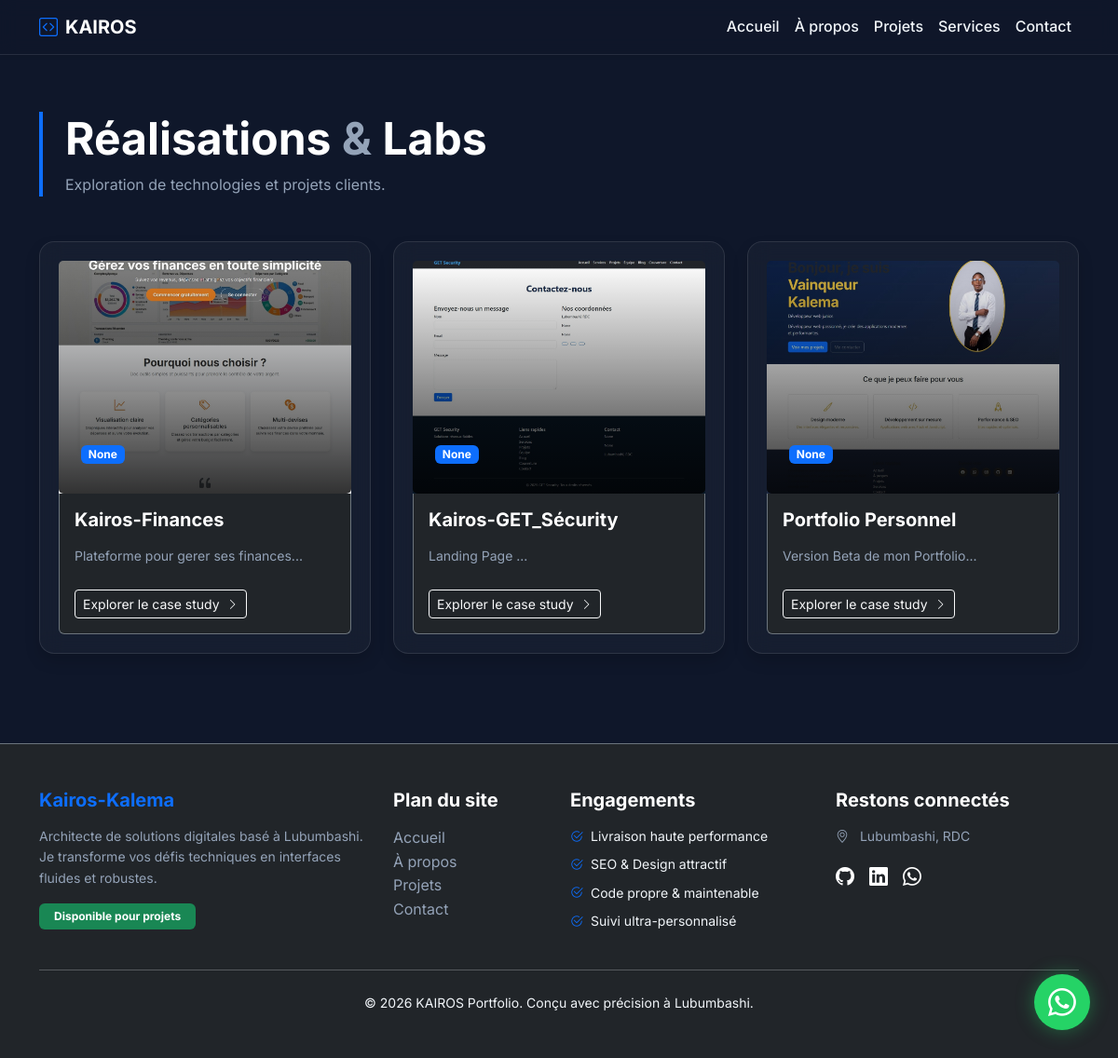
The app's page /projects with its own data.
### app/models.py (models this page shows)
class Project(db.Model):
    id = db.Column(db.Integer, primary_key=True)
    title = db.Column(db.String(100), nullable=False)
    description = db.Column(db.Text)
    image = db.Column(db.String(200))
    client = db.Column(db.String(100))
    source_link = db.Column(db.String(200))
    demo_link = db.Column(db.String(200))
    date = db.Column(db.String(20))
    category = db.Column(db.String(50))

### app/main/routes.py (the view)
@bp.route('/projects')
def projects():
    projects = Project.query.all()
    return render_template('projects.html', projects=projects)

### app/models.py (called while the page is built)
    @classmethod
    def is_maintenance(cls):
        try:
            config = cls.query.filter_by(key='maintenance_mode').first()
            if config:
                return config.value
            return False
        except Exception:
            return False

### app/utils.py (called while the page is built)
def log_visit(endpoint):
    visit = VisitLog(
        page=request.path,
        ip=request.remote_addr,
        user_agent=request.headers.get('User-Agent')
    )
    db.session.add(visit)
    db.session.commit()

### app/templates/projects.html (shortened to what this page needs)
{% extends 'base.html' %}
{% block content %}
<div class="container py-5 fade-up">
    <div class="border-start border-primary border-4 ps-4 mb-5">
        <h1 class="text-white fw-bold display-5">Réalisations <span class="text-muted">&</span> Labs</h1>
        <p class="text-muted mb-0">Exploration de technologies et projets clients.</p>
    </div>
    <div class="row g-4">
        {% for project in projects %}
        <div class="col-md-6 col-lg-4">
            <div class="card bg-dark border-0 h-100 overflow-hidden group shadow">
                <div class="position-relative overflow-hidden">
                    <img src="{{ url_for('static', filename='uploads/' + project.image) if project.image else url_for('static', filename='images/default-project.jpg') }}"
                         class="card-img-top transition-scale" alt="{{ project.title }}" style="height: 250px; object-fit: cover;">
                    <div class="card-img-overlay d-flex align-items-end p-0 bg-gradient-dark">
                        <div class="p-4 w-100">
                             <span class="badge bg-primary mb-2">{{ project.category }}</span>
                        </div>
                    </div>
                </div>
                <div class="card-body bg-dark border border-secondary border-top-0 rounded-bottom">
                    <h5 class="text-white fw-bold mb-3">{{ project.title }}</h5>
                    <p class="text-muted small line-clamp-2">{{ project.description[:120] }}...</p>
                    <a href="{{ url_for('main.project_detail', id=project.id) }}" class="btn btn-outline-light btn-sm mt-2">
                        Explorer le case study <i class="bi bi-chevron-right ms-1 small"></i>
                    </a>
                </div>
            </div>
        </div>
        {% endfor %}
    </div>
</div>
{% endblock %}

### app/static/css/style.css (style rules this page uses)
:root { --primary: #0d6efd; --primary-glow: rgba(13, 110, 253, 0.25); --dark-bg: #0f172a; --card-bg: rgba(255, 255, 255, 0.03); --border-color: rgba(255, 255, 255, 0.1); --text-main: #f1f5f9; --text-muted: #94a3b8; --success: #10b981; }
body { font-family: 'Inter', sans-serif; color: var(--text-main); background-color: var(--dark-bg); overflow-x: hidden; line-height: 1.6; }
p, li, label, span, div:not(.vscode-footer) { color: var(--text-main); }
h1, h2, h3, h4, h5, h6, .h1, .h2, .h3, .h4, .h5, .h6 { color: #ffffff !important; font-weight: 700; }
.text-muted { color: var(--text-muted) !important; }
.card { background: var(--card-bg) !important; backdrop-filter: blur(12px); border: 1px solid var(--border-color) !important; border-radius: 16px; transition: all 0.4s cubic-bezier(0.175, 0.885, 0.32, 1.275); padding: 20px; }

### app/templates/projects.html (style rules this page uses)
.bg-gradient-dark { background: linear-gradient(transparent, rgba(0,0,0,0.8)); }
.transition-scale { transition: transform 0.5s ease; }
.line-clamp-2 { display: -webkit-box; -webkit-line-clamp: 2; -webkit-box-orient: vertical; overflow: hidden; }

### records on screen
Project: image (picture), category "None", title "Kairos-Finances", description "Plateforme pour gerer ses finances"
Project: image (picture), category "None", title "Kairos-GET_Sécurity", description "Landing Page"
Project: image (picture), category "None", title "Portfolio Personnel", description "Version Beta de mon Portfolio"
